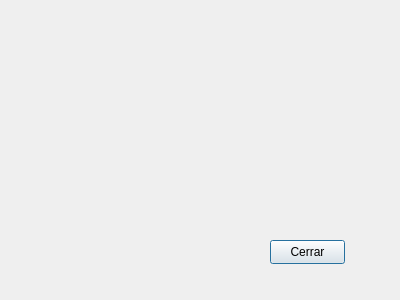
<?xml version="1.0" encoding="UTF-8"?>
<ui version="4.0">
 <class>show</class>
 <widget class="QDialog" name="show">
  <property name="geometry">
   <rect>
    <x>0</x>
    <y>0</y>
    <width>400</width>
    <height>300</height>
   </rect>
  </property>
  <property name="windowTitle">
   <string>Dialog</string>
  </property>
  <widget class="QPushButton" name="pushButton">
   <property name="geometry">
    <rect>
     <x>270</x>
     <y>240</y>
     <width>75</width>
     <height>24</height>
    </rect>
   </property>
   <property name="text">
    <string>Cerrar</string>
   </property>
  </widget>
 </widget>
 <resources/>
 <connections>
  <connection>
   <sender>pushButton</sender>
   <signal>clicked()</signal>
   <receiver>show</receiver>
   <slot>close()</slot>
   <hints>
    <hint type="sourcelabel">
     <x>313</x>
     <y>267</y>
    </hint>
    <hint type="destinationlabel">
     <x>313</x>
     <y>229</y>
    </hint>
   </hints>
  </connection>
 </connections>
</ui>
